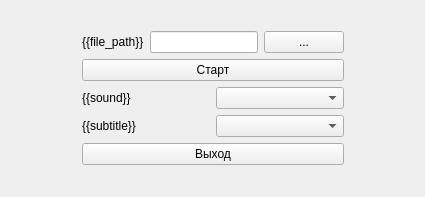
<?xml version="1.0" encoding="UTF-8"?>
<ui version="4.0">
 <class>SubWindow</class>
 <widget class="QMainWindow" name="SubWindow">
  <property name="geometry">
   <rect>
    <x>0</x>
    <y>0</y>
    <width>425</width>
    <height>197</height>
   </rect>
  </property>
  <property name="windowTitle">
   <string>SubWindow</string>
  </property>
  <widget class="QWidget" name="centralwidget">
   <layout class="QHBoxLayout" name="horizontalLayout_2" stretch="1,0,1">
    <item>
     <spacer name="horizontalSpacer">
      <property name="orientation">
       <enum>Qt::Horizontal</enum>
      </property>
      <property name="sizeHint" stdset="0">
       <size>
        <width>40</width>
        <height>20</height>
       </size>
      </property>
     </spacer>
    </item>
    <item>
     <layout class="QVBoxLayout" name="verticalLayout">
      <item>
       <spacer name="verticalSpacer">
        <property name="orientation">
         <enum>Qt::Vertical</enum>
        </property>
        <property name="sizeHint" stdset="0">
         <size>
          <width>20</width>
          <height>40</height>
         </size>
        </property>
       </spacer>
      </item>
      <item>
       <layout class="QHBoxLayout" name="horizontalLayout">
        <item>
         <widget class="QLabel" name="l_file_path">
          <property name="text">
           <string>{{file_path}}</string>
          </property>
         </widget>
        </item>
        <item>
         <widget class="QLineEdit" name="le_file_path"/>
        </item>
        <item>
         <widget class="QPushButton" name="pb_file_path">
          <property name="text">
           <string>...</string>
          </property>
         </widget>
        </item>
       </layout>
      </item>
      <item>
       <widget class="QPushButton" name="pB_start">
        <property name="text">
         <string>Старт</string>
        </property>
       </widget>
      </item>
      <item>
       <layout class="QHBoxLayout" name="horizontalLayout_3">
        <item>
         <widget class="QLabel" name="l_sound_track">
          <property name="text">
           <string>{{sound}}</string>
          </property>
         </widget>
        </item>
        <item>
         <widget class="QComboBox" name="cb_sound_track"/>
        </item>
       </layout>
      </item>
      <item>
       <layout class="QHBoxLayout" name="horizontalLayout_4">
        <item>
         <widget class="QLabel" name="l_sub_track">
          <property name="text">
           <string>{{subtitle}}</string>
          </property>
         </widget>
        </item>
        <item>
         <widget class="QComboBox" name="cb_sub_track"/>
        </item>
       </layout>
      </item>
      <item>
       <widget class="QPushButton" name="pB_exit">
        <property name="text">
         <string>Выход</string>
        </property>
       </widget>
      </item>
      <item>
       <spacer name="verticalSpacer_2">
        <property name="orientation">
         <enum>Qt::Vertical</enum>
        </property>
        <property name="sizeHint" stdset="0">
         <size>
          <width>20</width>
          <height>40</height>
         </size>
        </property>
       </spacer>
      </item>
     </layout>
    </item>
    <item>
     <spacer name="horizontalSpacer_2">
      <property name="orientation">
       <enum>Qt::Horizontal</enum>
      </property>
      <property name="sizeHint" stdset="0">
       <size>
        <width>40</width>
        <height>20</height>
       </size>
      </property>
     </spacer>
    </item>
   </layout>
  </widget>
  <widget class="QMenuBar" name="menubar">
   <property name="geometry">
    <rect>
     <x>0</x>
     <y>0</y>
     <width>425</width>
     <height>21</height>
    </rect>
   </property>
  </widget>
 </widget>
 <resources/>
 <connections>
  <connection>
   <sender>pB_exit</sender>
   <signal>clicked()</signal>
   <receiver>SubWindow</receiver>
   <slot>close()</slot>
   <hints>
    <hint type="sourcelabel">
     <x>233</x>
     <y>127</y>
    </hint>
    <hint type="destinationlabel">
     <x>270</x>
     <y>146</y>
    </hint>
   </hints>
  </connection>
 </connections>
</ui>
